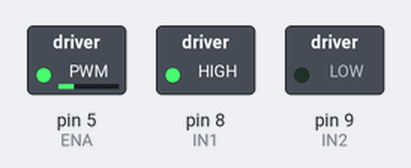
Bench run of a sketch on a simulated Arduino Uno, built with avr-gcc and run on an emulated ATmega328P. Shown: switched loads named in the sketch (green lamp = pin HIGH).

Above: at 0.05 s.
At 4.0 s:
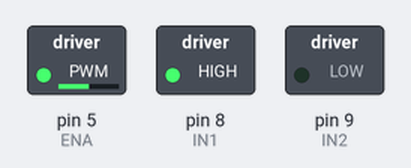
At 6.0 s:
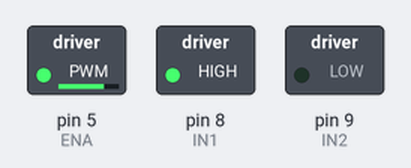
At 8.0 s:
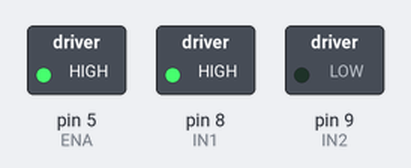
Timing chart, 0 to 10.4 s (numbered marks = the images above):
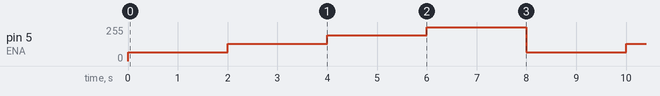

Measured:
- by itself, pin 5 (ENA): repeats every 8.0 s: 128/255 2.0 s, 192/255 2.0 s, 255/255 2.0 s, 64/255 2.0 s

The sketch:

L298N_Motor_Speed_Control.ino
```cpp
int ENA = 5;
int IN1 = 8;
int IN2 = 9;
void setup()
{
  pinMode(ENA, OUTPUT);
  pinMode(IN1, OUTPUT);
  pinMode(IN2, OUTPUT);
  digitalWrite(IN1, HIGH);
  digitalWrite(IN2, LOW);
}
void loop()
{
  analogWrite(ENA, 64);
  delay(2000);
  analogWrite(ENA, 128);
  delay(2000);
  analogWrite(ENA, 192);
  delay(2000);
  analogWrite(ENA, 255);
  delay(2000);
}
```
